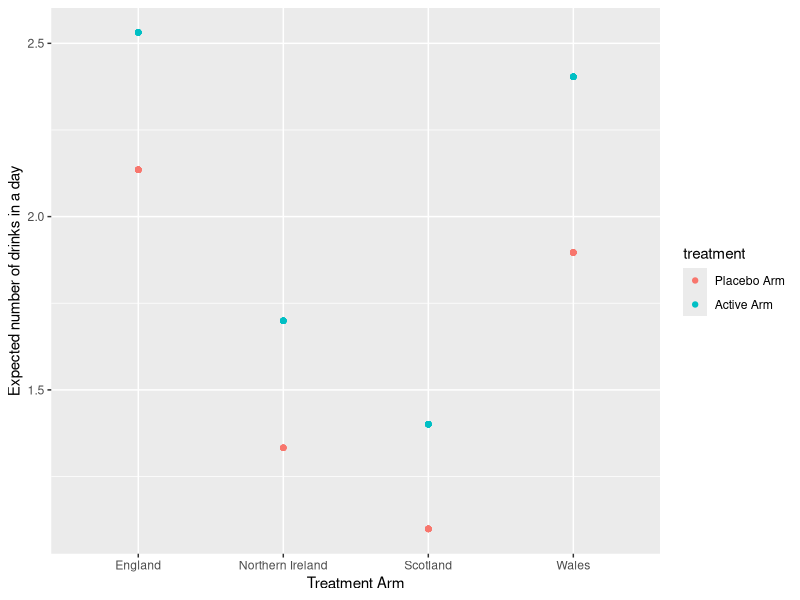

The R script that drew this image:
#Install package
#install.packages("VGAM")
#install.packages("pscl")
library("VGAM")
library(pscl)

#Number of data points to simulate
n=100
#Shape
lambda=3
#Probability of drawing a zero
p=0.5
#Create data
alcohol_count<-rzipois(n, lambda = lambda, pstr0 = p)
country <-  factor(sample(1:4, n, replace=T), levels=1:4, labels=c("England","Northern Ireland","Scotland","Wales"))
treatment <- factor(gl(2,n/2), levels=1:2, labels=c("Placebo Arm","Active Arm"))
print(df <- data.frame(treatment, country, alcohol_count))
summary(df)
summary(m1 <- zeroinfl(alcohol_count ~ country + treatment, data = df))

library("ggplot2")
df$pred <- predict(m1, type="response")
# Create the plot
ggplot(df, aes(x = country, y = pred, colour = treatment)) +
  geom_point(aes(y = pred)) +
  labs(x = "Treatment Arm", y = "Expected number of drinks in a day")

#Zero inflated model
summary(m1 <- zeroinfl(alcohol_count ~ treatment + country , data = df))
#Poisson regression
summary(m2 <- glm(alcohol_count ~ treatment + country, family="poisson", data=df))
#Vuong test
vuong(m1, m2)
